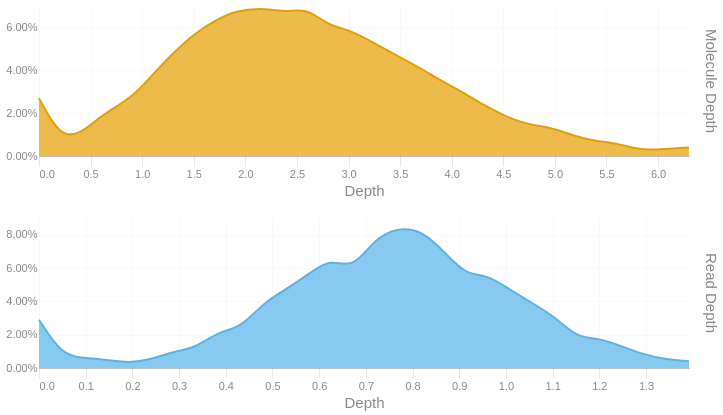

The notebook cell this image was saved under:
### Code cell
readdep = depth_hist(tb['Read Depth'], q99, 3)
readdep = readdep.with_columns(pl.lit('Read Depth').alias('Metric'))
if not SKIPLR:
    moldep = depth_hist(tb['Molecule Depth'], mol_q99, 1)
    moldep = moldep.with_columns(pl.lit('Molecule Depth').alias('Metric'))
    _hist = pl.concat([readdep, moldep])
    _hist = _hist.filter(pl.col('Proportion') != 0)
    with SafeRender(_hist):
        (
            alt.Chart(_hist)        
            .mark_area(interpolate = "basis")
            .encode(
                x=alt.X('Bin:Q').scale(domainMin=0).axis(alt.Axis(title='Depth')),
                y = alt.Y('Proportion:Q', title = None).axis(format = '.2%'),
                color = alt.Color('Metric:N').legend(None),
                row = alt.Row("Metric:N").header(title = None, labelOrient = 'right'),
                tooltip = [
                    alt.Tooltip("Metric:N", title = "Metric"),
                    alt.Tooltip('Interval:N', title = "Depth Interval"),
                    alt.Tooltip('Proportion:Q', title = "% Alignments").format('.2%')
                ]
            )
            .resolve_scale(x='independent', y='independent')
            .properties(
                height = 150, width = 650,
                usermeta={'embedOptions': {'downloadFileName': f'{samplename}.depth.hist'}}
            )
        ).display()
else:
    readdep = readdep.filter(pl.col('Proportion') != 0)
    with SafeRender(readdep):
        (
            alt.Chart(readdep)        
            .mark_area(interpolate = "basis")
            .encode(
                x=alt.X('Bin:Q').scale(domainMin=0).axis(alt.Axis(title='Depth')),
                y = alt.Y('Proportion:Q', title = None).axis(format = '.2%'),
                tooltip = [
                    alt.Tooltip('Interval:N', title = "Depth Interval"),
                    alt.Tooltip('Proportion:Q', title = "% Alignments").format('.2%')
                ]
            )
            .properties(
                usermeta={'embedOptions': {'downloadFileName': f'{samplename}.depth.hist'}}
            )
        ).display()

### Figure 1 — Vega-Lite specification as saved in the notebook (floating-point values rounded to 4 significant figures)
{"width": 650, "height": 150, "config": {"title": {"anchor": "start", "dy": -15, "fontSize": 18, "color": "#888888", "subtitleColor": "#888888", "subtitleFontSize": 14}, "arc": {"fill": "#0072B2"}, "axis": {"domainColor": "#888888", "domainWidth": 0.5, "gridWidth": 0.2, "grid": false, "titleFontWeight": 400, "titleFontSize": 15, "labelFontSize": 11, "labelColor": "#888888", "tickColor": "#888888", "tickWidth": 0.2, "titleColor": "#888888"}, "axisBand": {"grid": false}, "axisX": {"grid": true, "tickSize": 10, "domainCap": "round"}, "axisY": {"domain": false, "grid": true, "tickSize": 0, "domainCap": "round"}, "background": "transparent", "header": {"labelFontSize": 15, "labelColor": "#888888", "titleFontSize": 15, "titleFontWeight": 600, "titleColor": "#888888"}, "legend": {"labelFont": "sans-serif", "labelFontSize": 12, "labelColor": "#888888", "symbolSize": 100, "symbolType": "circle", "titleFontSize": 12, "titlePadding": 10, "titleColor": "#888888", "title": null}, "range": {"category": ["#E69F00", "#56B4E9", "#009E73", "#F0E442", "#0072B2", "#D55E00", "#CC79A7", "#000000"], "diverging": ["#cfe8f3", "#a2d4ec", "#73bfe2", "#46abdb", "#1696d2", "#12719e"]}, "area": {"fill": "#0072B2", "fillOpacity": 0.7, "line": true, "strokeOpacity": 0.7}, "line": {"color": "#0072B2", "stroke": "#0072B2", "strokeWidth": 2}, "trail": {"color": "#0072B2", "stroke": "#0072B2", "strokeWidth": 0, "size": 1}, "point": {"filled": true, "fillOpacity": 1.0, "size": 95}, "text": {"color": "#888888", "fontSize": 11, "align": "right", "fontWeight": 400, "size": 11}, "bar": {"fill": "#0072B2", "stroke": null}, "view": {"stroke": null, "continuousWidth": 660, "continuousHeight": 400}}, "data": {"name": "data-196c9b7eb4ed8217ff8e0fb04826f2fb"}, "mark": {"type": "area", "interpolate": "basis"}, "encoding": {"color": {"field": "Metric", "legend": null, "type": "nominal"}, "row": {"field": "Metric", "header": {"title": null, "labelOrient": "right"}, "type": "nominal"}, "tooltip": [{"field": "Metric", "title": "Metric", "type": "nominal"}, {"field": "Interval", "title": "Depth Interval", "type": "nominal"}, {"field": "Proportion", "format": ".2%", "title": "% Alignments", "type": "quantitative"}], "x": {"axis": {"title": "Depth"}, "field": "Bin", "scale": {"domainMin": 0}, "type": "quantitative"}, "y": {"axis": {"format": ".2%"}, "field": "Proportion", "title": null, "type": "quantitative"}}, "resolve": {"scale": {"x": "independent", "y": "independent"}}, "usermeta": {"embedOptions": {"downloadFileName": "S1_Musquodoboit_009.depth.hist"}}, "$schema": "https://vega.github.io/schema/vega-lite/v6.1.0.json", "datasets": {"data-196c9b7eb4ed8217ff8e0fb04826f2fb": [{"Bin": 0.0, "Interval": "0.0-0.048", "Proportion": 0.029, "Metric": "Read Depth"}, {"Bin": 0.048, "Interval": "0.048-0.096", "Proportion": 0.008, "Metric": "Read Depth"}, {"Bin": 0.096, "Interval": "0.096-0.144", "Proportion": 0.006, "Metric": "Read Depth"}, {"Bin": 0.144, "Interval": "0.144-0.192", "Proportion": 0.005, "Metric": "Read Depth"}, {"Bin": 0.192, "Interval": "0.192-0.24", "Proportion": 0.003, "Metric": "Read Depth"}, {"Bin": 0.24, "Interval": "0.24-0.288", "Proportion": 0.005, "Metric": "Read Depth"}, {"Bin": 0.288, "Interval": "0.288-0.336", "Proportion": 0.01, "Metric": "Read Depth"}, {"Bin": 0.336, "Interval": "0.336-0.384", "Proportion": 0.012, "Metric": "Read Depth"}, {"Bin": 0.384, "Interval": "0.384-0.432", "Proportion": 0.022, "Metric": "Read Depth"}, {"Bin": 0.432, "Interval": "0.432-0.48", "Proportion": 0.024, "Metric": "Read Depth"}, {"Bin": 0.48, "Interval": "0.48-0.528", "Proportion": 0.039, "Metric": "Read Depth"}, {"Bin": 0.528, "Interval": "0.528-0.576", "Proportion": 0.047, "Metric": "Read Depth"}, {"Bin": 0.576, "Interval": "0.576-0.624", "Proportion": 0.056, "Metric": "Read Depth"}, {"Bin": 0.624, "Interval": "0.624-0.672", "Proportion": 0.066, "Metric": "Read Depth"}, {"Bin": 0.672, "Interval": "0.672-0.72", "Proportion": 0.059, "Metric": "Read Depth"}, {"Bin": 0.72, "Interval": "0.72-0.768", "Proportion": 0.078, "Metric": "Read Depth"}, {"Bin": 0.768, "Interval": "0.768-0.816", "Proportion": 0.084, "Metric": "Read Depth"}, {"Bin": 0.816, "Interval": "0.816-0.864", "Proportion": 0.083, "Metric": "Read Depth"}, {"Bin": 0.864, "Interval": "0.864-0.912", "Proportion": 0.071, "Metric": "Read Depth"}, {"Bin": 0.912, "Interval": "0.912-0.96", "Proportion": 0.056, "Metric": "Read Depth"}, {"Bin": 0.96, "Interval": "0.96-1.008", "Proportion": 0.056, "Metric": "Read Depth"}, {"Bin": 1.008, "Interval": "1.008-1.056", "Proportion": 0.047, "Metric": "Read Depth"}, {"Bin": 1.056, "Interval": "1.056-1.104", "Proportion": 0.039, "Metric": "Read Depth"}, {"Bin": 1.104, "Interval": "1.104-1.152", "Proportion": 0.031, "Metric": "Read Depth"}, {"Bin": 1.152, "Interval": "1.152-1.2", "Proportion": 0.018, "Metric": "Read Depth"}, {"Bin": 1.2, "Interval": "1.2-1.248", "Proportion": 0.018, "Metric": "Read Depth"}, {"Bin": 1.248, "Interval": "1.248-1.296", "Proportion": 0.013, "Metric": "Read Depth"}, {"Bin": 1.296, "Interval": "1.296-1.344", "Proportion": 0.008, "Metric": "Read Depth"}, {"Bin": 1.344, "Interval": "1.344-1.392", "Proportion": 0.005, "Metric": "Read Depth"}, {"Bin": 1.392, "Interval": "1.392-1.44", "Proportion": 0.004, "Metric": "Read Depth"}, {"Bin": 0.0, "Interval": "0.0-0.2", "Proportion": 0.027, "Metric": "Molecule Depth"}, {"Bin": 0.2, "Interval": "0.2-0.4", "Proportion": 0.009, "Metric": "Molecule Depth"}, {"Bin": 0.4, "Interval": "0.4-0.6", "Proportion": 0.01, "Metric": "Molecule Depth"}, {"Bin": 0.6, "Interval": "0.6-0.9", "Proportion": 0.019, "Metric": "Molecule Depth"}, {"Bin": 0.9, "Interval": "0.9-1.1", "Proportion": 0.027, "Metric": "Molecule Depth"}, {"Bin": 1.1, "Interval": "1.1-1.3", "Proportion": 0.038, "Metric": "Molecule Depth"}, {"Bin": 1.3, "Interval": "1.3-1.5", "Proportion": 0.048, "Metric": "Molecule Depth"}, {"Bin": 1.5, "Interval": "1.5-1.7", "Proportion": 0.057, "Metric": "Molecule Depth"}, {"Bin": 1.7, "Interval": "1.7-1.9", "Proportion": 0.063, "Metric": "Molecule Depth"}, {"Bin": 1.9, "Interval": "1.9-2.2", "Proportion": 0.068, "Metric": "Molecule Depth"}, {"Bin": 2.2, "Interval": "2.2-2.4", "Proportion": 0.069, "Metric": "Molecule Depth"}, {"Bin": 2.4, "Interval": "2.4-2.6", "Proportion": 0.067, "Metric": "Molecule Depth"}, {"Bin": 2.6, "Interval": "2.6-2.8", "Proportion": 0.069, "Metric": "Molecule Depth"}, {"Bin": 2.8, "Interval": "2.8-3.0", "Proportion": 0.061, "Metric": "Molecule Depth"}, {"Bin": 3.0, "Interval": "3.0-3.2", "Proportion": 0.059, "Metric": "Molecule Depth"}, {"Bin": 3.2, "Interval": "3.2-3.5", "Proportion": 0.054, "Metric": "Molecule Depth"}, {"Bin": 3.5, "Interval": "3.5-3.7", "Proportion": 0.046, "Metric": "Molecule Depth"}, {"Bin": 3.7, "Interval": "3.7-3.9", "Proportion": 0.041, "Metric": "Molecule Depth"}, {"Bin": 3.9, "Interval": "3.9-4.1", "Proportion": 0.035, "Metric": "Molecule Depth"}, {"Bin": 4.1, "Interval": "4.1-4.3", "Proportion": 0.03, "Metric": "Molecule Depth"}, {"Bin": 4.3, "Interval": "4.3-4.5", "Proportion": 0.024, "Metric": "Molecule Depth"}, {"Bin": 4.5, "Interval": "4.5-4.7", "Proportion": 0.019, "Metric": "Molecule Depth"}, {"Bin": 4.7, "Interval": "4.7-5.0", "Proportion": 0.015, "Metric": "Molecule Depth"}, {"Bin": 5.0, "Interval": "5.0-5.2", "Proportion": 0.013, "Metric": "Molecule Depth"}, {"Bin": 5.2, "Interval": "5.2-5.4", "Proportion": 0.009, "Metric": "Molecule Depth"}, {"Bin": 5.4, "Interval": "5.4-5.6", "Proportion": 0.007, "Metric": "Molecule Depth"}, {"Bin": 5.6, "Interval": "5.6-5.8", "Proportion": 0.006, "Metric": "Molecule Depth"}, {"Bin": 5.8, "Interval": "5.8-6.0", "Proportion": 0.003, "Metric": "Molecule Depth"}, {"Bin": 6.0, "Interval": "6.0-6.3", "Proportion": 0.003, "Metric": "Molecule Depth"}, {"Bin": 6.3, "Interval": "6.3-6.47", "Proportion": 0.004, "Metric": "Molecule Depth"}]}}
